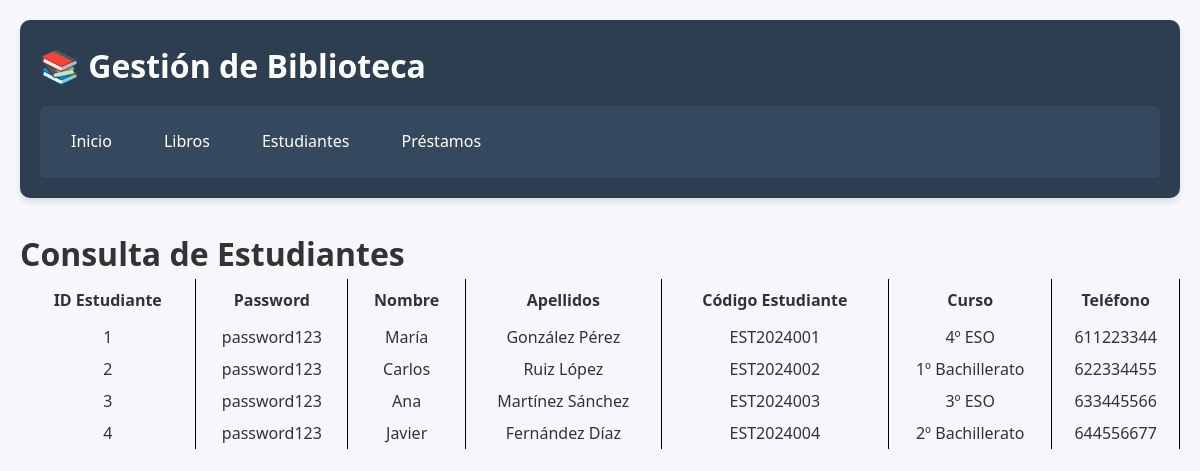
The app's page /estudiantes_listar.php with its own data.
### tables this page shows
CREATE TABLE Estudiantes (
    id_estudiante INTEGER UNSIGNED NOT NULL AUTO_INCREMENT,
    password VARCHAR(100),
    nombre VARCHAR(50),
    apellidos VARCHAR(100),
    codigo_estudiante VARCHAR(20) UNIQUE,
    curso VARCHAR(30),
    telefono VARCHAR(15),
    PRIMARY KEY(id_estudiante)
);

### estudiantes_listar.php (the view, shortened to what this page needs)
<HTML LANG="es">
<HEAD>
</HEAD>
       <link rel="stylesheet" href="css/estilos.css">
</head>
<body>
   <div class="container">
      <header>
         <h1>📚 Gestión de Biblioteca</h1>
         <nav class="main-menu">
                  <a href="index.php">Inicio</a>
                  <a href="libros.html">Libros</a>
                  <a href="estudiantes.html">Estudiantes</a>
                  <a href="prestamos.html">Préstamos</a>
         </nav>
      </header>
   <H1>Consulta de Estudiantes</H1>
   <?PHP
         $conexion = mysqli_connect ("localhost", "root", "rootroot")
            or die ("No se puede conectar con el servidor");
         mysqli_select_db ($conexion,"biblioteca_escolar")
            or die ("No se puede seleccionar la base de datos");
         $instruccion = "select * from estudiantes";
         $consulta = mysqli_query ($conexion,$instruccion)
            or die ("Fallo en la consulta");
         $nfilas = mysqli_num_rows ($consulta);
         if ($nfilas > 0)
         {
            print ("<TABLE style=' width: 100%; text-align: center; border-collapse: collapse;'>\n");
            print ("<TR>\n");
            print ("<TH  style='border-right: 1px solid black; padding: 10px;'>ID Estudiante</TH>\n");
            print ("<TH  style='border-right: 1px solid black; padding: 10px;'>Password</TH>\n");
            print ("<TH  style='border-right: 1px solid black; padding: 10px;'>Nombre</TH>\n");
            print ("<TH  style='border-right: 1px solid black; padding: 10px;'>Apellidos</TH>\n");
            print ("<TH  style='border-right: 1px solid black; padding: 10px;'>Código Estudiante</TH>\n");
            print ("<TH  style='border-right: 1px solid black; padding: 10px;'>Curso</TH>\n");
            print ("<TH  style='border-right: 1px solid black; padding: 10px;'>Teléfono</TH>\n");
            print ("</TR>\n");
         for ($i=0; $i<$nfilas; $i++)
            {
               $resultado = mysqli_fetch_array ($consulta);
               print ("<TR>\n");
               print ("<TD  style='border-right: 1px solid black; padding: 5px;'>" . $resultado[0] . "</TD>\n");
            print ("<TD  style='border-right: 1px solid black; padding: 5px;'>" . $resultado['password'] . "</TD>\n");
               print ("<TD  style='border-right: 1px solid black; padding: 5px;'>" . $resultado['nombre'] . "</TD>\n");
               print ("<TD  style='border-right: 1px solid black; padding: 5px;'>" . $resultado['apellidos'] . "</TD>\n");
               print ("<TD  style='border-right: 1px solid black; padding: 5px;'>" . $resultado['codigo_estudiante'] . "</TD>\n");
               print ("<TD  style='border-right: 1px solid black; padding: 5px;'>" . $resultado['curso'] . "</TD>\n");
               print ("<TD  style='border-right: 1px solid black; padding: 5px;'>" . $resultado['telefono'] . "</TD>\n");
               print ("</TR>\n");
            }
            print ("</TABLE>\n");
         }
         else
            print ("No hay estudiantes disponibles");
   ?>
   </div>
</BODY>
</HTML>

### css/estilos.css (style rules this page uses)
* { margin: 0; padding: 0; box-sizing: border-box; font-family: 'Segoe UI', Tahoma, Geneva, Verdana, sans-serif; }
body { background-color: #f5f7fa; color: #333; line-height: 1.6; }
.container { max-width: 1200px; margin: 0 auto; padding: 20px; }
header { background-color: #2c3e50; color: white; padding: 20px; border-radius: 10px; margin-bottom: 30px; box-shadow: 0 4px 6px rgba(0, 0, 0, 0.1); }
header h1 { margin-bottom: 15px; display: flex; align-items: center; gap: 10px; }
.main-menu { display: flex; gap: 20px; background-color: #34495e; padding: 15px; border-radius: 5px; }
.main-menu a { color: white; text-decoration: none; padding: 8px 16px; border-radius: 4px; transition: background-color 0.3s; }

### records on screen
estudiantes: id_estudiante "1", password "password123", nombre "María", apellidos "González Pérez", codigo_estudiante "EST2024001", curso "4º ESO", telefono "611223344"
estudiantes: id_estudiante "2", password "password123", nombre "Carlos", apellidos "Ruiz López", codigo_estudiante "EST2024002", curso "1º Bachillerato", telefono "622334455"
estudiantes: id_estudiante "3", password "password123", nombre "Ana", apellidos "Martínez Sánchez", codigo_estudiante "EST2024003", curso "3º ESO", telefono "633445566"
estudiantes: id_estudiante "4", password "password123", nombre "Javier", apellidos "Fernández Díaz", codigo_estudiante "EST2024004", curso "2º Bachillerato", telefono "644556677"
